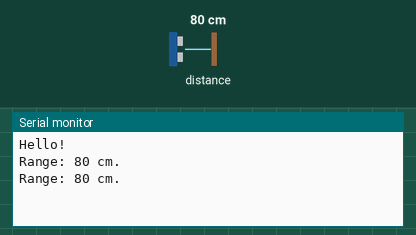
The sketch below on a simulated Arduino Zero (SAMD21). Shown: the last lines printed to the serial monitor. Wiring (inferred from the names in the program): SRF02/SRF08 range finder at I2C address 0x70. The inputs (shaded band) are chosen by the test bench; at power-on: distance to the obstacle 80 cm.

Above: at 2.0 s.
2.1 s: distance to the obstacle set to 28 cm
At 3.2 s:
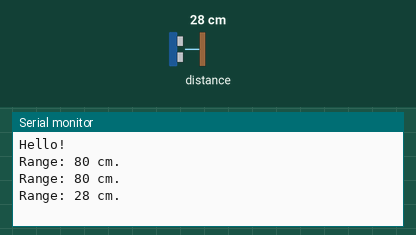
3.6 s: distance to the obstacle set to 23 cm
At 5.1 s:
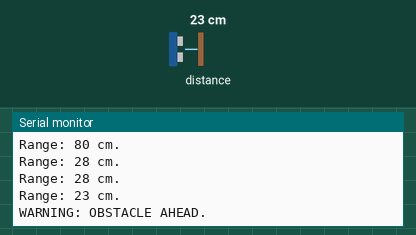
Timing chart, 0 to 6.6 s (numbered marks = the images above; inputs shaded):
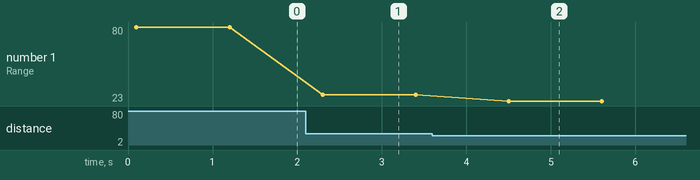

The sketch:

rangetest.ino
```cpp
#include <Adafruit_INA219.h>
#include "Wire.h"


#define address 0x1E //0011110b, I2C 7bit address of HMC5883


//The Arduino Wire library uses the 7-bit version of the address, so the code example uses 0x70 instead of the 8-bit 0xE0
#define SensorAddress byte(0x70)
//The sensors ranging command has a value of 0x51
#define RangeCommand byte(0x51)
//These are the two commands that need to be sent in sequence to change the sensor address
#define ChangeAddressCommand1 byte(0xAA)
#define ChangeAddressCommand2 byte(0xA5)

#if defined(ARDUINO_ARCH_SAMD)
// for Zero, output on USB Serial console, remove line below if using programming port to program the Zero!
   #define Serial SerialUSB
#endif

void setup() {
 Serial.begin(115200); //Open serial connection at 9600 baud
 Wire.begin(); //Initiate Wire library for I2C communications with the I2CXL-MaxSonar-EZ

/*  #ifndef ESP8266
    while (!Serial);     // will pause Zero, Leonardo, etc until serial console opens
  #endif
  uint32_t currentFrequency;
    */
  Serial.println("Hello!");


}
void loop(){
 takeRangeReading(); //Tell the sensor to perform a ranging cycle
 delay(100); //Wait for sensor to finish
 word range = requestRange(); //Get the range from the sensor
 Serial.print("Range: "); Serial.print(range); Serial.println(" cm."); //Print to the user

 if(range < 25){
  Serial.println("WARNING: OBSTACLE AHEAD.");
  }

 //float rangetest = requestRange();
 //Serial.print("Range Test:   "); Serial.print(range);
  delay(1000);
}


//Commands the sensor to take a range reading
void takeRangeReading(){
 Wire.beginTransmission(SensorAddress); //Start addressing
 Wire.write(RangeCommand); //send range command
 Wire.endTransmission(); //Stop and do something else now
}
//Returns the last range that the sensor determined in its last ranging cycle in centimeters. Returns 0 if there is no communication.
word requestRange(){
 Wire.requestFrom(SensorAddress, byte(2));
 if(Wire.available() >= 2){ //Sensor responded with the two bytes
 byte HighByte = Wire.read(); //Read the high byte back
 byte LowByte = Wire.read(); //Read the low byte back
 word range = word(HighByte, LowByte); //Make a 16-bit word out of the two bytes for the range
 return range;
 }
 else {
 return word(0); //Else nothing was received, return 0
 }
}

void changeAddress(byte oldAddress, byte newAddress, boolean SevenBitHuh){
 Wire.beginTransmission(oldAddress); //Begin addressing
 Wire.write(ChangeAddressCommand1); //Send first change address command
 Wire.write(ChangeAddressCommand2); //Send second change address command
 byte temp;
 if(SevenBitHuh){ temp = newAddress << 1; } //The new address must be written to the sensor
 else { temp = newAddress; } //in the 8bit form, so this handles automatic shifting

 Wire.write(temp); //Send the new address to change to
 Wire.endTransmission();

}
```

Measured:
- the behaviour switches between 25 and 24 cm on distance to the obstacle (found by bisection; images 1 and 2)
- after the input at 2.1 s, the serial monitor: prints a new line after 0.20 s (image 1)
- after the input at 3.6 s, the serial monitor: prints a new line after 0.90 s (image 2)
- plotted number 1: 80 → 28 after the input at 2.1 s, 28 → 23 after the input at 3.6 s
